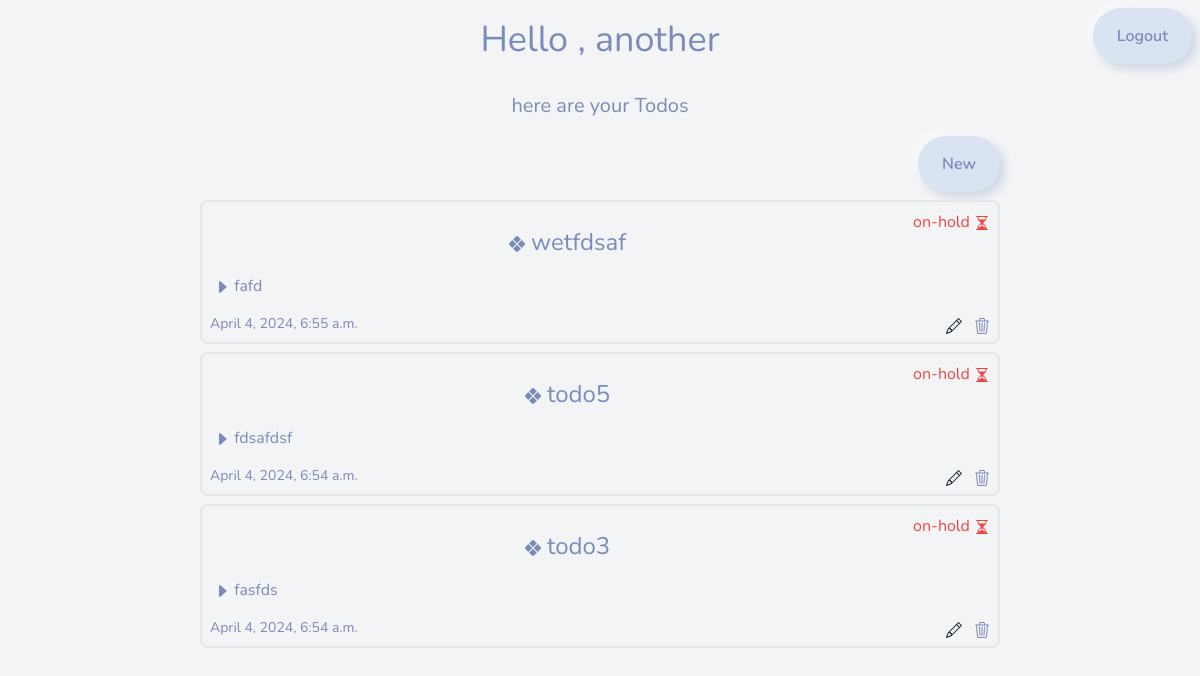
/todo/todos/ (signed in), run on the app's committed database.
### todo/models.py (models this page shows)
class Todo(models.Model):
    title = models.CharField(max_length=30)
    body = models.TextField()
    owner = models.ForeignKey(
        to = User ,
        on_delete = models.CASCADE
    )
    status = models.BooleanField(default =False)
    created = models.DateTimeField(auto_now_add = True)
    updated = models.DateTimeField(auto_now = True)
    def __str__(self):
        return f"{self.title}-{self.owner}"

### todo/views.py (the view)
# urls.py: path('todos/', views.get_todos_view , name ='get-todos_url' ),
@login_required(login_url='login')
def get_todos_view(request):
    print(request.user)
    user = request.user
    todos = Todo.objects.filter(owner = user).order_by("-updated","-created")
    for todo in todos :
         print(str(todo))
    data = {
        'todos':todos
    }
    return render(request , 'todo/todos.html', data)

### todo/templates/todo/todos.html (shortened to what this page needs)
{% extends 'todo/base.html' %}
 {%  block page-title  %}
 <div class="title-and-lougout tw-flex tw-justify-between tw-m-2">
    <div class=" title  tw-text-center tw-text-4xl tw-m-3  "> Hello , {{user}}</div>
    <form  method="POST" action="{% url 'logout' %}">
        <button type="submit" class="btn btn-dark">Logout</button>
    </form>
 </div>
 <div class=" title  tw-text-center tw-text-xl tw-m-3"> here are your Todos </div>
 {% endblock %}
 {% block content %}
<div class="tw-grid tw-grid-cols-6 tw-h-80 tw-mt-4">
   <div class="column1  "></div>
   <div class="column2 todos tw-border-0 tw-border-sky-500 tw-col-span-4">
         <div class="add-todo tw-flex tw-justify-end tw-border-0">
                    <a href="{% url 'create-todo_url' %}" class="button tw-flex tw-items-center tw-no-underline tw-underline-offset-0 tw-text-gray-700">
                        <button type="button" class="btn btn-dark">New</button>
                    </a>
         </div>
        {% for todo in todos %}
        <div  onclick=" window.location.href='http://127.0.0.1:8000/todo/get-todo/{{todo.id}}' " class="todo tw-relative tw-flex tw-justify-between tw-p-2 tw-my-2  tw-border-2 tw-rounded-lg tw-min-h-36">
                {% if todo.status  %}
                <div class="label  tw-absolute tw-right-0 tw-mr-2">
                    <button type="button" class=" ">
                        <div class="done tw-inline-block tw-text-green-600"> done</div>
                        <svg class="tw-inline-block tw-text-green-600" xmlns="http://www.w3.org/2000/svg" width="16" height="16" fill="currentColor" class="bi bi-check-all" viewBox="0 0 16 16">
                            <path d="M8.97 4.97a.75.75 0 0 1 1.07 1.05l-3.99 4.99a.75.75 0 0 1-1.08.02L2.324 8.384a.75.75 0 1 1 1.06-1.06l2.094 2.093L8.95 4.992zm-.92 5.14.92.92a.75.75 0 0 0 1.079-.02l3.992-4.99a.75.75 0 1 0-1.091-1.028L9.477 9.417l-.485-.486z"/>
                          </svg>
                    </button>
                  </div>
                  {% else %}
                  <div class="label  tw-absolute tw-right-0 tw-mr-2  tw-rounded-lg">
                            <button type="button" class="  ">
                                <div class="done tw-inline-block tw-text-red-500"> on-hold</div>
                            </button>
                  </div>
                {% endif %}
             <div class=" todo-cotntainer tw-cursor-pointer   tw-basis-11/12  tw-flex tw-flex-col tw-justify-between">
                <div class="title tw-text-2xl  tw-text-center tw-mt-4">
                  {{todo.title}}  </div>
               <div class="todo-body  p-1">
                   <svg class="tw-inline-block" xmlns="http://www.w3.org/2000/svg" width="16" height="16" fill="currentColor" class="bi bi-caret-right-fill" viewBox="0 0 16 16">
                   <path d="m12.14 8.753-5.482 4.796c-.646.566-1.658.106-1.658-.753V3.204a1 1 0 0 1 1.659-.753l5.48 4.796a1 1 0 0 1 0 1.506z"/>
                   </svg>
                   {{todo.body}} </div>
                    <div class="date-and-status tw-flex tw-justify-between">
                        <div class="todo-body tw-self-start tw-text-sm tw-inline-block"> {{todo.updated}} </div>
                    </div>
            </div>
            <div class=" my-container tw-flex ">
                     <div class="update tw-cursor-pointer tw-mx-3 tw-flex tw-flex-col tw-justify-end">
                         <a href="{% url 'update-todo_url' todo.id %}">
                         </a>
                     </div>
                        <div class="delete tw-cursor-pointer tw-flex tw-flex-col tw-justify-end ">
                            <form method="POST" action="{% url 'delete-todo_url' todo.id %}" class="tw-flex tw-flex-col tw-justify-center tw-mb-0">
                                <button class="submit">
                                </button>
                            </form>
                            </div>
            </div>
        </div>
        {% empty %}
              <div class="message-container tw-flex tw-flex-col tw-h-full tw-justify-center tw-items-center">
                <div class="tw-text-3xl"> Curenntly there are no todos to display :( </div class="tw-text-lg">
              </div>
        {% endfor %}
   </div>
   <div class="column3 "></div>
</div>
{% endblock %}

### todo/templates/todo/base.html (shortened to what this page needs)
{% load static %}
{% load crispy_forms_tags %}
<!DOCTYPE html class="tw-h-screen">
<html lang="en" >
<head>
    <link href="https://cdn.jsdelivr.net/npm/bootstrap@5.3.3/dist/css/bootstrap.min.css" rel="stylesheet">
    <link rel="stylesheet" href="https://bootswatch.com/5/morph/bootstrap.min.css">
    <link rel="stylesheet" href="{% static '/css/output.css' %}">
</head>
<body class="tw-bg-gray-100 tw-h-max">
      {%  block page-title  %}{% endblock %}
      {% block content %}{% endblock %}
</body>
</html>

### data on the page
Todo: status "on-hold", title "wetfdsaf", body "fafd", updated "April 4, 2024, 6:55 a.m."
Todo: status "on-hold", title "todo5", body "fdsafdsf", updated "April 4, 2024, 6:54 a.m."
Todo: status "on-hold", title "todo3", body "fasfds", updated "April 4, 2024, 6:54 a.m."

### other printed values
{{ user }} "another"
